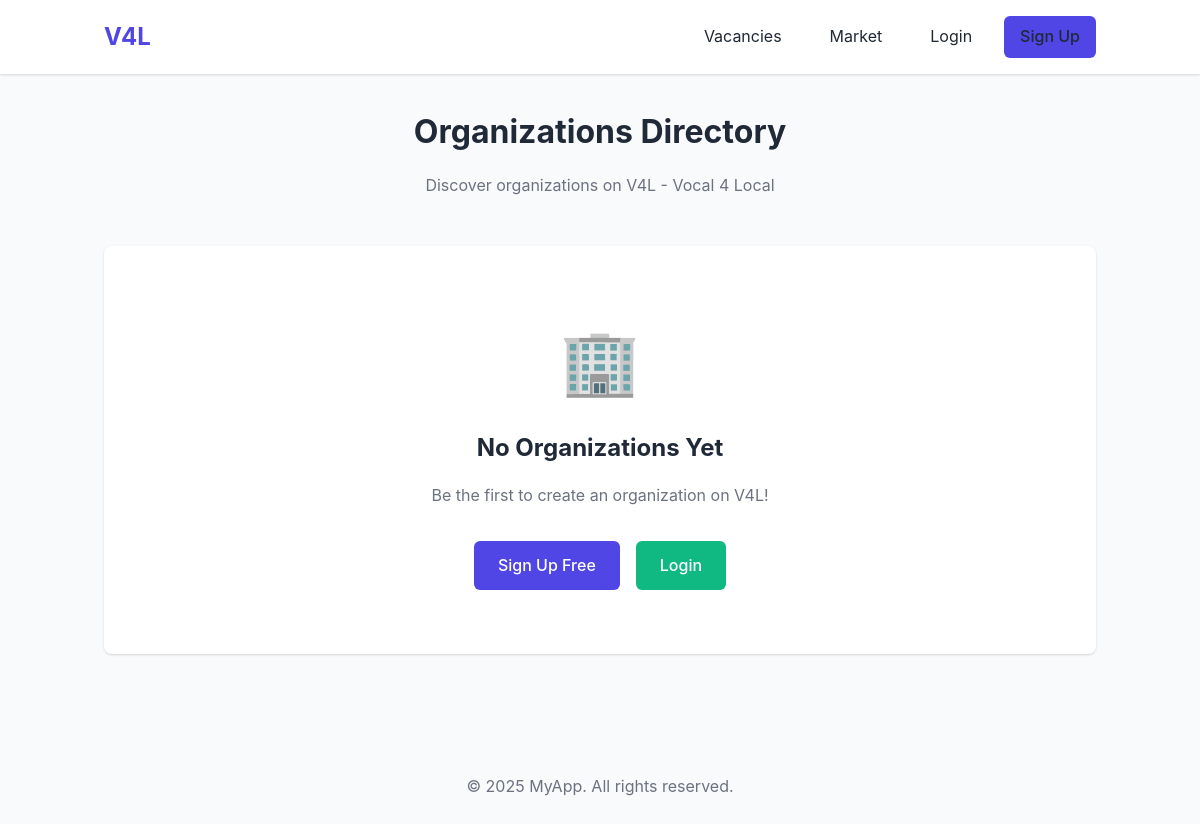
Before: /public/organizations-directory.php with the older database file.
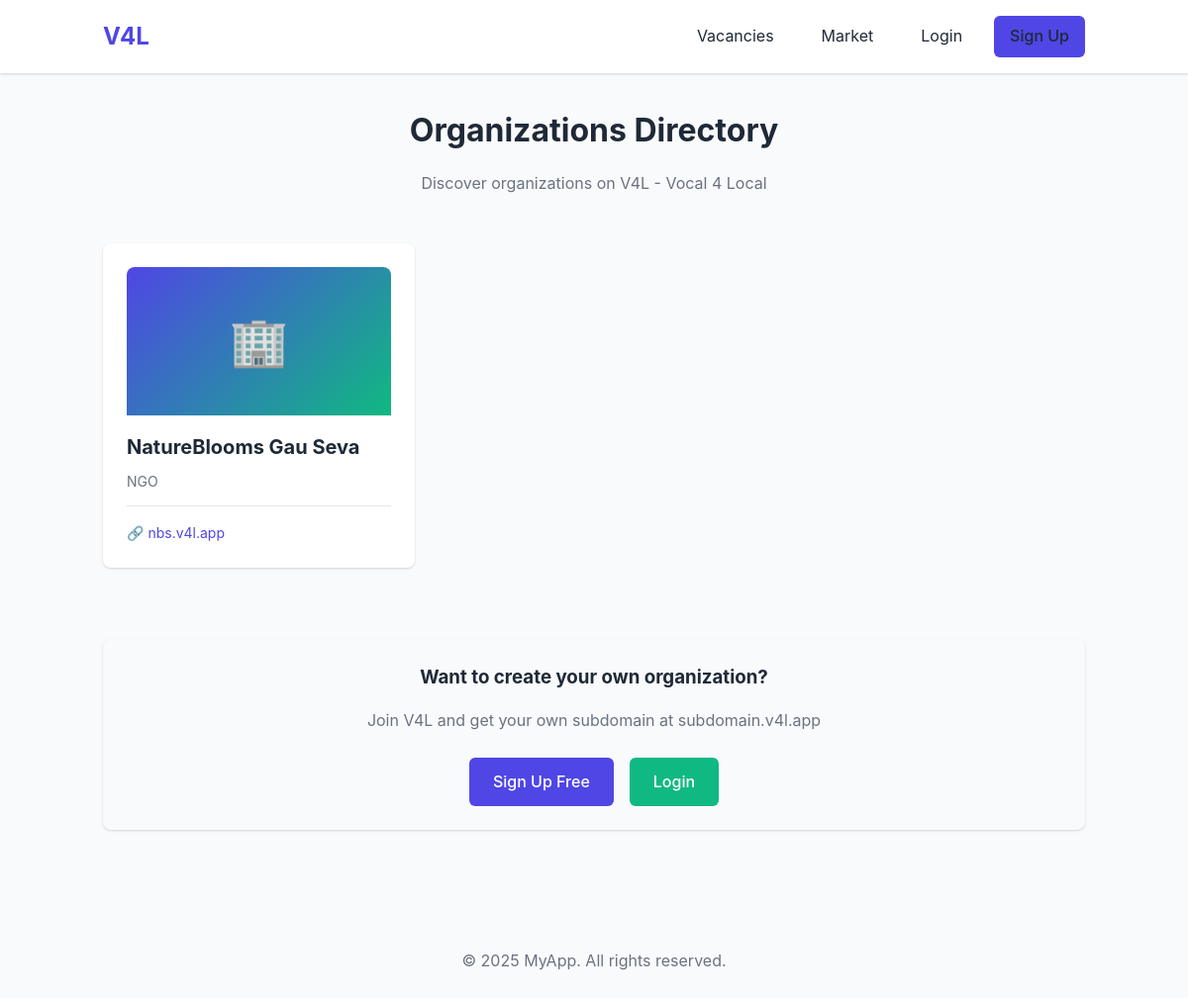
After: the same page with the newer database file.
### tables this page shows
CREATE TABLE organizations (
    id TEXT PRIMARY KEY,
    short_name TEXT NOT NULL,
    legal_structure TEXT,
    subdomain TEXT UNIQUE NOT NULL,
    description TEXT,
    email TEXT,
    phone TEXT,
    address TEXT,
    website TEXT,
    logo_url TEXT,
    is_active INTEGER DEFAULT 1,
    created_by TEXT NOT NULL,
    created_at TEXT DEFAULT CURRENT_TIMESTAMP,
    updated_by TEXT,
    updated_at TEXT,
    deleted_by TEXT,
    deleted_at TEXT,
    FOREIGN KEY (created_by) REFERENCES users(id) ON DELETE CASCADE
);

### src/includes/autoload.php (called while the page is built, shortened)
<?php
spl_autoload_register(function ($class) {
    $prefix = 'App\\';
    $base_dir = __DIR__ . '/../';
    $len = strlen($prefix);
    $relative_class = substr($class, $len);
    $file = $base_dir . str_replace('\\', '/', $relative_class) . '.php';
});

### src/config/Env.php (called while the page is built, shortened)
<?php
class Env {
    private static $vars = [];
    public static function load($path = null) {
        if ($path === null) {
            $path = __DIR__ . '/../../.env';
        }
        if (!file_exists($path)) {
            return;
        }
    }
    private static function setDefaults() {
        $defaults = [
            'APP_ENV' => 'development',
            'DB_DRIVER' => 'sqlite',
            'SQLITE_DB_PATH' => 'database/app.db',
            'APP_NAME' => 'MyApp',
            'APP_DEBUG' => 'true',
            'BASE_URL' => 'http://localhost:8000',
            'SESSION_LIFETIME' => '86400',
            'SESSION_NAME' => 'myapp_session',
            'PASSWORD_MIN_LENGTH' => '6'
        ];
        foreach ($defaults as $key => $value) {
            self::$vars[$key] = $value;
        }
    }
    public static function get($key, $default = null) {
        if (isset(self::$vars[$key])) {
            return self::$vars[$key];
        }
        return $default;
    }
    public static function getDbDriver() {
        return self::get('DB_DRIVER', 'sqlite');
    }
}

### src/config/Database.php (called while the page is built, shortened)
<?php
class Database {
    private static $instance = null;
    private function __construct() {
        $this->driver = Env::getDbDriver();
    }
    private function initSQLite() {
        $dbPath = __DIR__ . '/../../' . Env::get('SQLITE_DB_PATH', 'database/app.db');
        $dbDir = dirname($dbPath);
        try {
            $this->pdo = new \PDO('sqlite:' . $dbPath);
        } catch (\PDOException $e) {
            throw new \Exception("SQLite Connection Error: " . $e->getMessage());
        }
    }
    public static function getInstance() {
        if (self::$instance === null) {
            self::$instance = new self();
        }
        return self::$instance;
    }
}

### src/classes/Auth.php (called while the page is built, shortened)
<?php
class Auth {
    public function isLoggedIn() {
        return isset($_SESSION['logged_in']) && $_SESSION['logged_in'] === true;
    }
}

### src/classes/OrganizationRepository.php (called while the page is built, shortened)
<?php
class OrganizationRepository {
    private $db;
    private $tableName = 'organizations';
    public function __construct() {
        $this->db = Database::getInstance();
    }
    public function findAllPublic($limit = 100, $offset = 0) {
        if ($this->db->getDriver() === 'sqlite') {
            $pdo = $this->db->getPdo();
            $stmt = $pdo->prepare("SELECT * FROM {$this->tableName}
                                   WHERE deleted_at IS NULL AND is_active = 1
                                   ORDER BY created_at DESC
                                   LIMIT ? OFFSET ?");
            $stmt->execute([$limit, $offset]);
            $data = $stmt->fetchAll();
            $organizations = [];
            foreach ($data as $orgData) {
                $org = new Organization($orgData);
                $organizations[] = $org->getPublicFields();
            }
            return $organizations;
        }
        return [];
    }
}

### src/classes/Organization.php (called while the page is built, shortened)
<?php
class Organization {
    private $id;
    private $short_name;
    private $legal_structure;
    private $subdomain;
    private $description;
    private $website;
    private $logo_url;
    private $is_active;
    public function hydrate($data) {
        if (isset($data['id'])) $this->id = $data['id'];
        if (isset($data['short_name'])) $this->short_name = $data['short_name'];
        if (isset($data['legal_structure'])) $this->legal_structure = $data['legal_structure'];
        if (isset($data['subdomain'])) $this->subdomain = $data['subdomain'];
        if (isset($data['description'])) $this->description = $data['description'];
        if (isset($data['website'])) $this->website = $data['website'];
        if (isset($data['is_active'])) $this->is_active = $data['is_active'];
    }
    public function getPublicFields() {
        return [
            'id' => $this->id,
            'short_name' => $this->short_name,
            'legal_structure' => $this->legal_structure,
            'subdomain' => $this->subdomain,
            'description' => $this->description,
            'website' => $this->website,
            'logo_url' => $this->logo_url,
            'is_active' => $this->is_active
        ];
    }
}

### public/organizations-directory.php (the view, shortened to what this page needs)
<?php
require_once __DIR__ . '/../src/includes/autoload.php';
$auth = new Auth();
$orgRepo = new OrganizationRepository();
$isLoggedIn = $auth->isLoggedIn();
$organizations = $orgRepo->findAllPublic(100, 0);
include __DIR__ . '/../views/header.php';
?>
<div class="py-4">
    <div style="max-width: 1200px; margin: 0 auto;">
        <div style="text-align: center; margin-bottom: 3rem;">
            <h1>Organizations Directory</h1>
            <p class="text-muted" style="margin-top: 1rem;">
                Discover organizations on V4L - Vocal 4 Local
            </p>
        </div>
        <?php if (empty($organizations)): ?>
            <div class="card" style="text-align: center; padding: 4rem 2rem;">
                <div style="font-size: 4rem; margin-bottom: 1rem;">🏢</div>
                <h2 style="margin-bottom: 1rem;">No Organizations Yet</h2>
                <p class="text-muted" style="margin-bottom: 2rem;">
                    Be the first to create an organization on V4L!
                </p>
                <?php if (!$isLoggedIn): ?>
                    <div style="display: flex; gap: 1rem; justify-content: center; flex-wrap: wrap;">
                        <a href="/register.php" class="btn btn-primary">Sign Up Free</a>
                        <a href="/login.php" class="btn btn-secondary">Login</a>
                    </div>
                <?php else: ?>
                    <a href="/organization-form.php" class="btn btn-primary">Create First Organization</a>
                <?php endif; ?>
            </div>
        <?php else: ?>
            <div style="display: grid; grid-template-columns: repeat(auto-fill, minmax(300px, 1fr)); gap: 1.5rem;">
                <?php foreach ($organizations as $org): ?>
                    <div class="card" style="display: flex; flex-direction: column; transition: transform 0.2s, box-shadow 0.2s; cursor: pointer;" onclick="window.location.href='/organization-view.php?id=<?php echo $org['id']; ?>'">
                        <?php if ($org['logo_url']): ?>
                            <div style="width: 100%; height: 150px; overflow: hidden; border-radius: 8px 8px 0 0; margin-bottom: 1rem;">
                                <img src="<?php echo htmlspecialchars($org['logo_url']); ?>" alt="Logo" style="width: 100%; height: 100%; object-fit: cover;">
                            </div>
                        <?php else: ?>
                            <div style="width: 100%; height: 150px; background: linear-gradient(135deg, var(--primary-color) 0%, var(--secondary-color) 100%); border-radius: 8px 8px 0 0; margin-bottom: 1rem; display: flex; align-items: center; justify-content: center; font-size: 3rem;">
                                🏢
                            </div>
                        <?php endif; ?>
                        <div style="flex: 1; display: flex; flex-direction: column;">
                            <h3 style="margin-bottom: 0.5rem; font-size: 1.25rem;">
                                <?php echo htmlspecialchars($org['short_name']); ?>
                            </h3>
                            <?php if ($org['legal_structure']): ?>
                                <p class="text-muted text-small" style="margin-bottom: 0.75rem;">
                                    <?php echo htmlspecialchars($org['legal_structure']); ?>
                                </p>
                            <?php endif; ?>
                            <div style="padding-top: 1rem; border-top: 1px solid var(--border-color);">
                                <a href="https://<?php echo htmlspecialchars($org['subdomain']); ?>.v4l.app" target="_blank" class="link text-small" onclick="event.stopPropagation();" style="display: flex; align-items: center; gap: 0.5rem;">
                                    🔗 <?php echo htmlspecialchars($org['subdomain']); ?>.v4l.app
                                </a>
                            </div>
                        </div>
                    </div>
                <?php endforeach; ?>
            </div>
            <?php if (!$isLoggedIn): ?>
                <div class="card" style="margin-top: 3rem; text-align: center; background: var(--bg-light);">
                    <h3 style="margin-bottom: 1rem;">Want to create your own organization?</h3>
                    <p class="text-muted" style="margin-bottom: 1.5rem;">
                        Join V4L and get your own subdomain at subdomain.v4l.app
                    </p>
                    <div style="display: flex; gap: 1rem; justify-content: center; flex-wrap: wrap;">
                        <a href="/register.php" class="btn btn-primary">Sign Up Free</a>
                        <a href="/login.php" class="btn btn-secondary">Login</a>
                    </div>
                </div>
            <?php endif; ?>
        <?php endif; ?>
    </div>
</div>
<?php include __DIR__ . '/../views/footer.php'; ?>

### views/header.php (shortened to what this page needs)
<!DOCTYPE html>
<html lang="en">
<head>
    <link rel="stylesheet" href="/css/style.css">
</head>
<body>
    <?php
    $currentOrganization = null;
    ?>
    <header class="header">
        <div class="container">
            <div class="header-content">
                <?php if ($currentOrganization && !empty($currentOrganization['logo_url'])): ?>
                    <a href="/" class="logo">
                        <img src="<?php echo htmlspecialchars($currentOrganization['logo_url']); ?>"
                             alt="<?php echo htmlspecialchars($currentOrganization['name'] ?? 'Organization'); ?>"
                             style="height: 40px; max-width: 150px; object-fit: contain;">
                    </a>
                <?php else: ?>
                    <a href="/" class="logo">V4L</a>
                <?php endif; ?>
                <nav class="nav">
                    <?php if (isset($auth) && $auth->isLoggedIn()): ?>
                        <?php
                        $currentOrg = $auth->getCurrentOrganization();
                        ?>
                        <a href="/profile.php">My</a>
                        <div class="org-selector">
                            <a href="/select-organization.php" class="org-link" title="Switch Organization">
                                <?php if ($currentOrg): ?>
                                    <span class="org-name"><?php echo htmlspecialchars($currentOrg->getName()); ?></span>
                                    <?php if ($currentOrg->getSubdomain()): ?>
                                        <span class="org-code">(<?php echo htmlspecialchars($currentOrg->getSubdomain()); ?>)</span>
                                    <?php endif; ?>
                                <?php else: ?>
                                    <span class="org-name">Select Organization</span>
                                <?php endif; ?>
                                <span class="org-arrow">▼</span>
                            </a>
                        </div>
                        <a href="/vacancies.php">Vacancies</a>
                        <a href="/market.php">Market</a>
                        <a href="/logout.php" class="btn btn-primary">Logout</a>
                    <?php else: ?>
                        <a href="/vacancies.php">Vacancies</a>
                        <a href="/market.php">Market</a>
                        <a href="/login.php">Login</a>
                        <a href="/register.php" class="btn btn-primary">Sign Up</a>
                    <?php endif; ?>
                </nav>
            </div>
        </div>
    </header>
    <main class="container">

### views/footer.php (shortened to what this page needs)
    </main>
    <footer class="py-4 mt-4 text-center text-muted">
        <div class="container">
            <p>&copy; <?php echo date('Y'); ?> MyApp. All rights reserved.</p>
        </div>
    </footer>
</body>
</html>

### public/css/style.css (style rules this page uses)
* { margin: 0; padding: 0; box-sizing: border-box; }
:root { --primary-color: #4F46E5; --primary-dark: #4338CA; --secondary-color: #10B981; --danger-color: #EF4444; --warning-color: #F59E0B; --text-color: #1F2937; --text-light: #6B7280; --bg-color: #F9FAFB; --white: #FFFFFF; --border-color: #E5E7EB; --shadow: 0 1px 3px 0 rgba(0, 0, 0, 0.1), 0 1px 2px 0 rgba(0, 0, 0, 0.06); --shadow-md: 0 4px 6px -1px rgba(0, 0, 0, 0.1), 0 2px 4px -1px rgba(0, 0, 0, 0.06); --shadow-lg: 0 10px 15px -3px rgba(0, 0, 0, 0.1), 0 4px 6px -2px rgba(0, 0, 0, 0.05); }
body { font-family: -apple-system, BlinkMacSystemFont, 'Segoe UI', Roboto, 'Helvetica Neue', Arial, sans-serif; color: var(--text-color); background-color: var(--bg-color); line-height: 1.6; font-size: 16px; }
.container { width: 100%; padding: 0 1rem; margin: 0 auto; }
@media (min-width: 768px) { .container { max-width: 768px; } }
@media (min-width: 1024px) { .container { max-width: 1024px; } }
.header { background-color: var(--white); box-shadow: var(--shadow); padding: 1rem 0; position: sticky; top: 0; z-index: 100; }
.header-content { display: flex; justify-content: space-between; align-items: center; }
.logo { font-size: 1.5rem; font-weight: 700; color: var(--primary-color); text-decoration: none; }
.nav { display: flex; gap: 1rem; align-items: center; }
.nav a { color: var(--text-color); text-decoration: none; padding: 0.5rem 1rem; border-radius: 0.375rem; transition: background-color 0.2s; }
.btn { display: inline-block; padding: 0.75rem 1.5rem; border: none; border-radius: 0.375rem; font-size: 1rem; font-weight: 500; text-align: center; cursor: pointer; transition: all 0.2s; text-decoration: none; }
.btn-primary { background-color: var(--primary-color); color: var(--white); }
.btn-secondary { background-color: var(--secondary-color); color: var(--white); }
.card { background-color: var(--white); border-radius: 0.5rem; box-shadow: var(--shadow); padding: 1.5rem; margin-bottom: 1.5rem; }
.text-center { text-align: center; }
.mt-4 { margin-top: 2rem; }
.py-4 { padding-top: 2rem; padding-bottom: 2rem; }
.text-small { font-size: 0.875rem; }
.text-muted { color: var(--text-light); }
.link { color: var(--primary-color); text-decoration: none; }

Changed rows visible on the page:
added organizations: short_name "NatureBlooms Gau Seva", legal_structure "NGO", subdomain "nbs"
Other visible differences:
text no longer shown: "🏢 No Organizations Yet Be the first to create an organization on V4L!"
text now shown: "Want to create your own organization? Join V4L and get your own subdomain at subdomain.v4l.app"
